Frame 1 (no input): blank canvas, image omitted
Frame 60 (the mouse pressed at the canvas centre just before this capture): blank canvas, image omitted
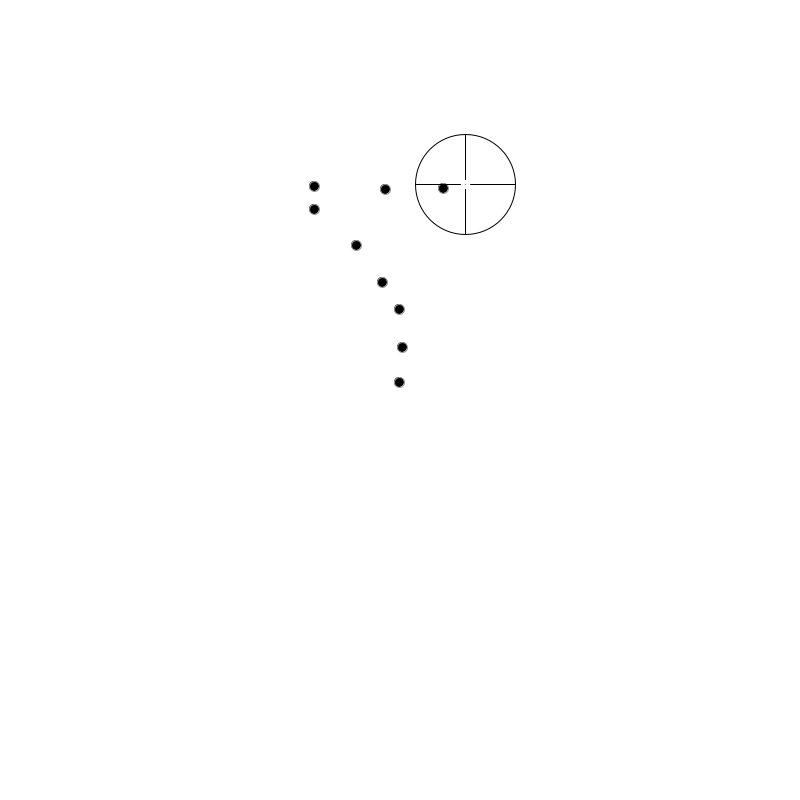
Frame 120 (the mouse held since frame 60 and released just before this capture)

The Processing sketch whose frames 1 and 60 were blank and that drew this single picture after the mouse press (run headless with seeded random() and noise(); from frame 60 on, the mouse is pressed at the canvas centre):

// Processing sketch: Ak_47
// ── Ak_47.pde
import java.util.Random;

long currentTime;
long previousTime = 0;
long delta;
int tiract = 0;
int tirinterval = 100;

boolean tirmode = false;

ArrayList<Impact> impacts = new ArrayList<Impact>();

Mire m = new Mire(50,50);

float tx = 0;
float ty = 10000;

float gy = 0;
float gx =0;

Random generator;

int delta2 ;

int tempRaffale = 1000;

float deltatemps ;

ArrayList<PVector> path = new ArrayList<PVector>();

int finx = 0;

int finy = 0;

int adx = 0;

int ady = 0;

boolean avance = false ;

void setup(){
  size(800,800);
  generator = new Random();
  path.add(new PVector(0,-100));
  path.add(new PVector(-100,-100));
  path.add(new PVector(200,0));
  deltatemps = tempRaffale/path.size();
  for(PVector point : path){
    finx += point.x;
    finy += point.y;
  }
  adx = finx - (int)path.get(path.size()-1).x - finx;
  ady = finy - (int)path.get(path.size()-1).y - finy;
}

void draw(){
  currentTime = millis();
  delta = currentTime - previousTime;
  update(delta);
  display();
  previousTime = currentTime;
  
  
}

void update(long delta){
  
  tiract += delta;
  if(tiract >= tirinterval){
    tiract = 0;
    if(tirmode){
      impacts.add(new Impact());
      impacts.get(impacts.size()-1).position.x = m.position.x;
      impacts.get(impacts.size()-1).position.y = m.position.y;
    }
  }
  if(tirmode){
    
    if(delta2 < tempRaffale-1){
    
      float num = (float) generator.nextGaussian();
      float sd = 3;
      float mean = (path.get(((int)(delta2/deltatemps))).x) * (delta/deltatemps );
      gx += sd * num + mean;
      
      num = (float) generator.nextGaussian();
      sd = 2;
      mean = (path.get(((int)(delta2/deltatemps))).y)*(delta/deltatemps );
      gy += (sd * num + mean);
      
      m.update(pmouseX + (int)gx  ,pmouseY+ (int)gy);

      
      delta2 += (int)delta;
    }else if(delta2 >= tempRaffale-1){
      
      
      
      if(pmouseX +gx > pmouseX +finx ){

        avance = false ;
        println("1");
        println((pmouseX +gx) + " gx, limite = " + (pmouseX +finx));
        println((pmouseY +gy) + " gy, limite = " + (pmouseY +finy));
        
      }else if(pmouseX +gx < pmouseX +adx + finx ){
      
        avance = true;
        println("2");
        println((pmouseX +gx) + " gx, limite = " + (pmouseX +adx + finx));
        println((pmouseY +gy) + " gy, limite = " + (pmouseY+ady + finy));
      }
      
      if(avance){
        
        float num = (float) generator.nextGaussian();
        float sd = 3;
        float mean = -adx * (delta/deltatemps );
        gx += sd * num + mean;
        
        num = (float) generator.nextGaussian();
        sd = 2;
        mean = -ady *(delta/deltatemps );
        gy += (sd * num + mean);
        
        m.update(pmouseX + (int)gx  ,pmouseY+ (int)gy);
      
      }else{
      
        float num = (float) generator.nextGaussian();
        float sd = 3;
        float mean = adx * (delta/deltatemps );
        gx += sd * num + mean;
        
        num = (float) generator.nextGaussian();
        sd = 2;
        mean = ady *(delta/deltatemps );
        gy += (sd * num + mean);
        
        m.update(pmouseX + (int)gx  ,pmouseY+ (int)gy);
      
      }
        
    }
    
  }else if(mouseX == pmouseX && mouseY == pmouseY  ){
    float nx = noise(tx);
    tx += 0.01;
    float mx = map(nx,0,1,-20,20);
    
    float ny = noise(ty);
    ty += 0.01;
    float my = map(ny,0,1,-20,20);
    m.update(pmouseX + (int)mx  ,pmouseY+ (int)my);
    
    gx = 0;
    gy = 0;
    
  }else{
    m.update(pmouseX ,pmouseY);
    gx = 0;
    gy = 0;
  }
  
}

void display(){
  background(255,255,255);
  for (int i = 0; i < impacts.size(); i++)  {
    impacts.get(i).display();
  }
  m.display();
}

void mousePressed(){
  tirmode = true;
}

void mouseReleased(){
  tirmode = false;
  delta2 = 0;
}
// ── Impact.pde
class Impact {
  PVector position = new PVector();
  
  Impact () {
    
  }
  
  void update() {
    
  }
  
  void display() {
    
    pushMatrix();
    translate (position.x, position.y);
    fill(0);
    stroke(150);
    ellipse (0, 0, 10, 10);
    popMatrix();
  }
}
// ── mire.pde
class Mire{
  
  PVector position = new PVector();
  
  Mire(int x, int y){
    position.x = x;
    position.y = y;
  }
  
  void update(int x, int y){
    position.x = x;
    position.y = y; 
  }
  
  void display() {
    
    pushMatrix();
    translate (position.x-50, position.y-50);
    
    fill(0,0,0,0);
    stroke(0);
    ellipse(50,50,100,100);
    line(50,0, 50, 45 );
    line(50,100,50,55);
    line(0,50,45,50);
    line(100,50,55,50);
    stroke(255,0,0);
    point(50,50);
      
    popMatrix();
  }

}
